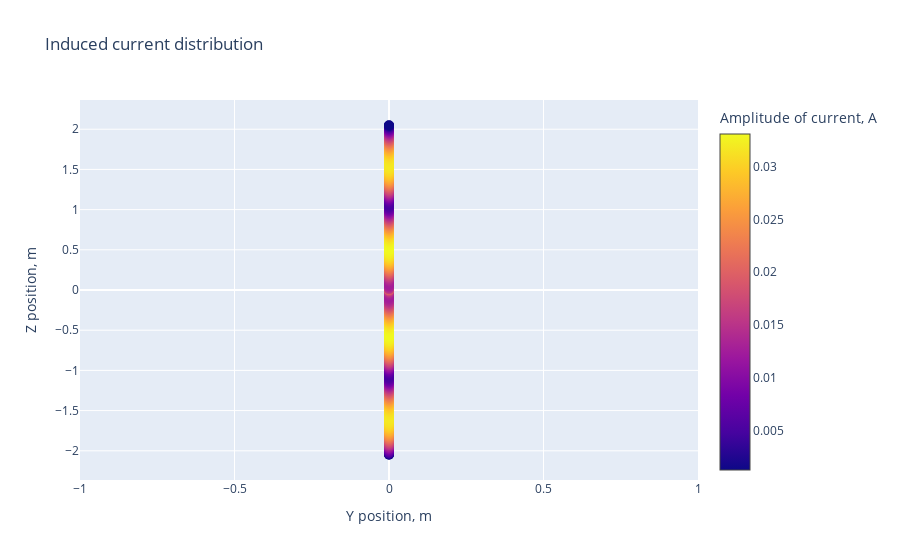
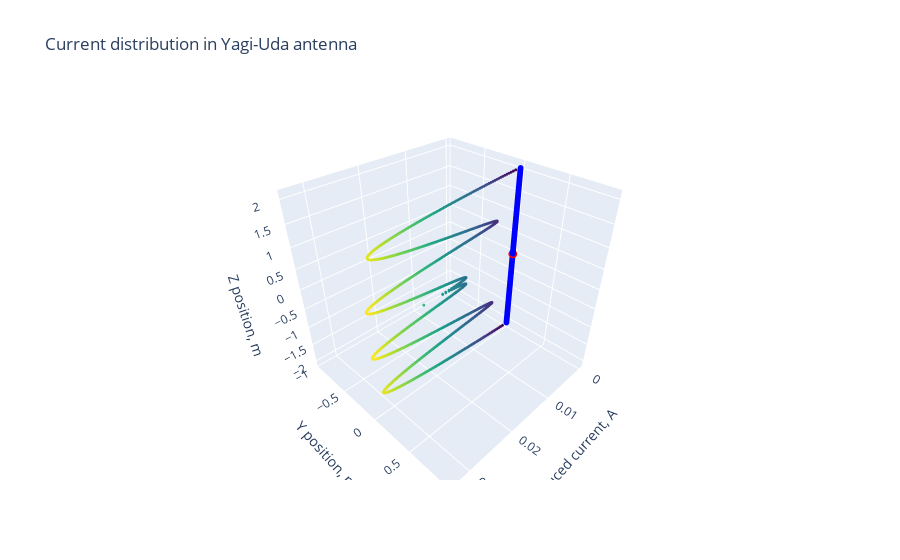

The cell these charts' notebook holds for them, in order:
### Code cell
from yagi_visualization import plot_2dmodel, plot_together, plot_separately, current_distribution_2d, current_distribution_3d
import matplotlib.pyplot as plt

plt.polar(phi, E_total/np.max(E_total), label = "Total far field")
plt.title("Normalized DP (146 MHz)")
plt.legend()
plot_2dmodel(R, source_position, sum(element_num), delta_z)
plot_together(R_block, current_block)
plot_separately(R_block, current_block)
current_distribution_2d(R, current)
current_distribution_3d(R, source_position, R_block, current_block)

### Figure 1 — Plotly figure (JSON) as saved in the notebook; plotly's stock layout.template omitted (floating-point values rounded to 4 significant figures; data arrays with more than 128 entries replaced by an {"elided": "..."} marker saying what was removed)
{"data": [{"marker": {"color": {"elided": "999 float values"}, "colorbar": {"title": {"text": "Amplitude of current, A"}}, "colorscale": [[0, "#0d0887"], [0.1111, "#46039f"], [0.2222, "#7201a8"], [0.3333, "#9c179e"], [0.4444, "#bd3786"], [0.5556, "#d8576b"], [0.6667, "#ed7953"], [0.7778, "#fb9f3a"], [0.8889, "#fdca26"], [1, "#f0f921"]], "showscale": true, "size": 10}, "mode": "markers", "name": "Точки", "type": "scatter", "x": {"elided": "999 int values"}, "y": {"elided": "999 float values"}}], "layout": {"title": {"text": "Induced current distribution"}, "xaxis": {"title": {"text": "Y position, m"}}, "yaxis": {"title": {"text": "Z position, m"}}}}

### Figure 2 — Plotly figure (JSON) as saved in the notebook; plotly's stock layout.template omitted (floating-point values rounded to 4 significant figures; data arrays with more than 128 entries replaced by an {"elided": "..."} marker saying what was removed)
{"data": [{"marker": {"color": "blue", "size": 2}, "mode": "markers", "type": "scatter3d", "x": {"elided": "999 int values"}, "y": {"elided": "999 int values"}, "z": {"elided": "999 float values"}}, {"marker": {"color": "red", "size": 3}, "mode": "markers", "type": "scatter3d", "x": [0], "y": [0], "z": [0]}, {"marker": {"color": {"elided": "999 float values"}, "colorscale": [[0, "#440154"], [0.1111, "#482878"], [0.2222, "#3e4989"], [0.3333, "#31688e"], [0.4444, "#26828e"], [0.5556, "#1f9e89"], [0.6667, "#35b779"], [0.7778, "#6ece58"], [0.8889, "#b5de2b"], [1, "#fde725"]], "size": 1}, "mode": "markers", "type": "scatter3d", "x": {"elided": "999 float values"}, "y": {"elided": "999 int values"}, "z": {"elided": "999 float values"}}], "layout": {"scene": {"xaxis": {"title": {"text": "Induced current, A"}}, "yaxis": {"title": {"text": "Y position, m"}}, "zaxis": {"title": {"text": "Z position, m"}}}, "showlegend": false, "title": {"text": "Current distribution in Yagi-Uda antenna"}}}
